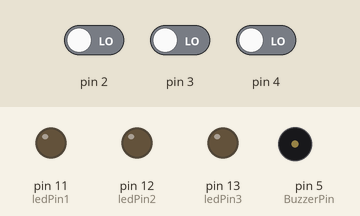
The sketch below on a simulated Arduino Uno, built with avr-gcc and run on an emulated ATmega328P. Shown: output pins drawn as LEDs (lit = HIGH), buzzer (waves = sounding). The test bench sets the inputs (shaded band); at power-on: pin 2 LOW, pin 3 LOW, pin 4 LOW.

Above: at 1.2 s.
1.3 s: pin 2 driven HIGH
At 2.6 s:
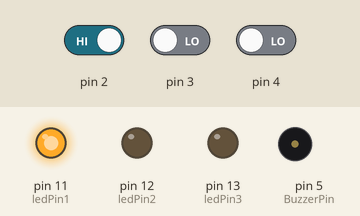
4.3 s: pin 3 driven HIGH
At 5.5 s:
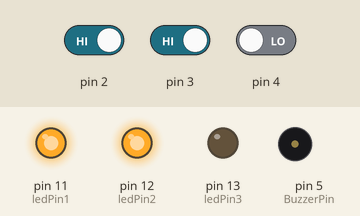
5.8 s: pin 4 driven HIGH
At 7.0 s:
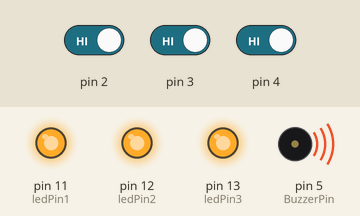
7.3 s: pin 2 driven LOW
At 8.4 s:
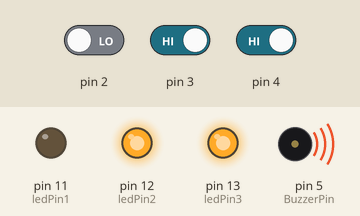
8.8 s: pin 3 driven LOW
At 9.1 s:
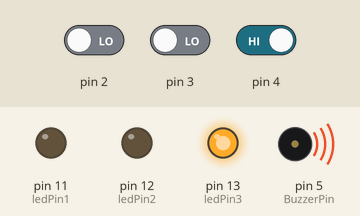
11.8 s: pin 2 driven HIGH
At 13.3 s:
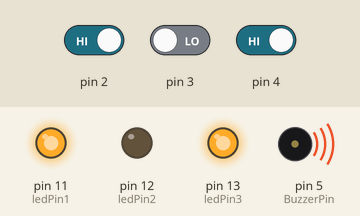
Timing chart, 0 to 14.8 s (numbered marks = the images above; inputs shaded):
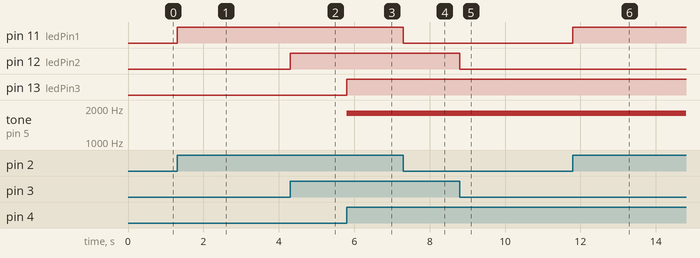

Measured:
- after the input at 1.3 s, pin 11 (ledPin1): LOW → HIGH at once
- after the input at 4.3 s, pin 12 (ledPin2): LOW → HIGH at once
- after the input at 5.8 s, pin 13 (ledPin3): LOW → HIGH at once; tone on pin 5 (BuzzerPin): silent → 1800 Hz at once
- after the input at 7.3 s, pin 11 (ledPin1): HIGH → LOW at once
- after the input at 8.8 s, pin 12 (ledPin2): HIGH → LOW at once; tone on pin 5 (BuzzerPin): stays 1800 Hz (without the input it goes to 1200 Hz after 3.0 s)
- after the input at 11.8 s, pin 11 (ledPin1): LOW → HIGH at once; tone on pin 5 (BuzzerPin): stays 1800 Hz (without the input it goes to silent after 4.0 s)

The sketch:

codigoPiano.ino
```cpp
//Programa: Teste de Display LCD 16 x 2
//Autor: MakerHero

//Carrega a biblioteca LiquidCrystal
//Define os pinos que serão utilizados para ligação ao display
int ButtonState1 = 0;
int ButtonState2 = 0;
int ButtonState3 = 0;
int BuzzerPin = 5;
int ledPin1 = 11;
int ledPin2 = 12;
int ledPin3 = 13;

void setup(){
  pinMode(2,INPUT);
  pinMode(3,INPUT);
  pinMode(4,INPUT);
  pinMode(5,OUTPUT);
  pinMode(11,OUTPUT);
  pinMode(12,OUTPUT);
  pinMode(13,OUTPUT);
}
void loop(){
  ButtonState1 = digitalRead(2);
  ButtonState2 = digitalRead(3);
  ButtonState3 = digitalRead(4);

  if(ButtonState1 == HIGH){
    digitalWrite(ledPin1, HIGH);
    tone(BuzzerPin, 600);
  }
  else{
    digitalWrite(ledPin1, LOW);
    noTone(BuzzerPin);
  }
  if(ButtonState2 == HIGH){
    digitalWrite(ledPin2, HIGH);
    tone(BuzzerPin, 1200);
  }
  else{
    digitalWrite(ledPin2, LOW);
    noTone(BuzzerPin);
  }
  if(ButtonState3 == HIGH){
    digitalWrite(ledPin3, HIGH);
    tone(BuzzerPin, 1800);
  }
  else{
    digitalWrite(ledPin3, LOW);
    noTone(BuzzerPin);
  }

}
```
